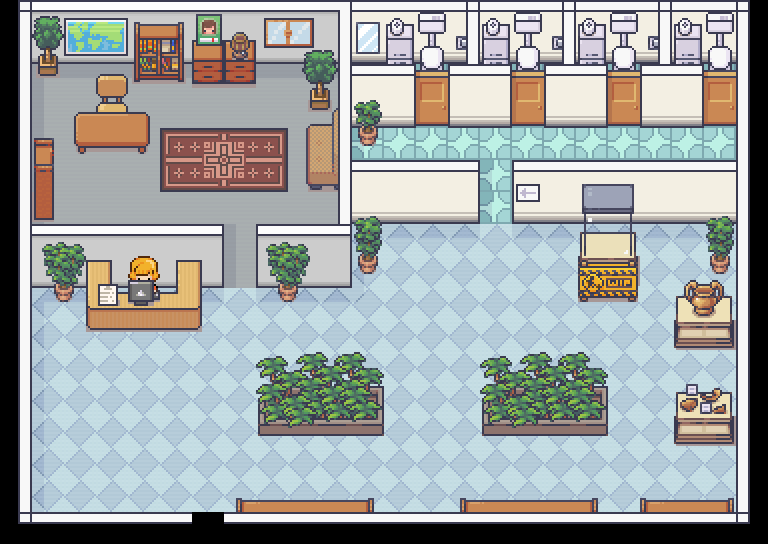

Below is a game level as drawn by its tile map, then a one-line description and the .tmx that defines it (tile-layer data replaced by summaries):
An orthogonal 24x17 tile map with 32x32 px tiles, 5 tile layers (Floor, Walls, Props, Props2, ...), 9 tilesets and 1 object (Player).

<map version="1.8" tiledversion="1.8.4" orientation="orthogonal" renderorder="right-down" width="24" height="17" tilewidth="32" tileheight="32" infinite="0" nextlayerid="7" nextobjectid="3">
 <properties>
  <property name="Player" value="Premade_Character_32x32_14.png" />
 </properties>
 <tileset firstgid="1" name="1_Generic_32x32" tilewidth="32" tileheight="32" tilecount="1248" columns="16">
  <image source="1_Generic_32x32.png" width="512" height="2496" />
 </tileset>
 <tileset firstgid="1249" name="2_LivingRoom_32x32" tilewidth="32" tileheight="32" tilecount="720" columns="16">
  <image source="2_LivingRoom_32x32.png" width="512" height="1440" />
 </tileset>
 <tileset firstgid="1969" name="3_Bathroom_32x32" tilewidth="32" tileheight="32" tilecount="896" columns="16">
  <image source="3_Bathroom_32x32.png" width="512" height="1792" />
 </tileset>
 <tileset firstgid="2865" name="Room_Builder_borders_32x32" tilewidth="32" tileheight="32" tilecount="450" columns="45">
  <image source="Room_Builder_borders_32x32.png" width="1440" height="320" />
 </tileset>
 <tileset firstgid="3315" name="Room_Builder_Walls_32x32" tilewidth="32" tileheight="32" tilecount="1280" columns="32">
  <image source="Room_Builder_Walls_32x32.png" width="1024" height="1280" />
 </tileset>
 <tileset firstgid="4595" name="Room_Builder_Floors_32x32" tilewidth="32" tileheight="32" tilecount="600" columns="15">
  <image source="Room_Builder_Floors_32x32.png" width="480" height="1280" />
 </tileset>
 <tileset firstgid="5195" name="5_Classroom_and_library_32x32" tilewidth="32" tileheight="32" tilecount="544" columns="16">
  <image source="5_Classroom_and_library_32x32.png" width="512" height="1088" />
 </tileset>
 <tileset firstgid="5739" name="13_Conference_Hall_32x32" tilewidth="32" tileheight="32" tilecount="192" columns="16">
  <image source="13_Conference_Hall_32x32.png" width="512" height="384" />
 </tileset>
 <tileset firstgid="5931" name="22_Museum_32x32" tilewidth="32" tileheight="32" tilecount="1952" columns="16">
  <image source="22_Museum_32x32.png" width="512" height="3904" />
 </tileset>
 <layer id="1" name="Floor" width="24" height="17">
  <data>[408 cells, 268 non-empty, 13 distinct tile ids]</data>
 </layer>
 <layer id="2" name="Walls" width="24" height="17">
  <properties>
   <property name="collider" type="bool" value="true" />
  </properties>
  <data>[408 cells, 100 non-empty, 12 distinct tile ids]</data>
 </layer>
 <layer id="4" name="Props" width="24" height="17">
  <properties>
   <property name="collider" type="bool" value="true" />
  </properties>
  <data>[408 cells, 119 non-empty, 76 distinct tile ids]</data>
 </layer>
 <layer id="5" name="Props2" width="24" height="17">
  <properties>
   <property name="collider" type="bool" value="true" />
  </properties>
  <data>[408 cells, 67 non-empty, 59 distinct tile ids]</data>
 </layer>
 <objectgroup id="6" name="LivelloGiocatore">
  <object id="1" name="Player" type="Player" x="190.643" y="445.637" width="32" height="64">
   <properties>
    <property name="NumFrames" value="6" />
    <property name="TextureHeight" value="64" />
    <property name="TextureID" value="Player" />
    <property name="TextureWidth" value="32" />
    <property name="AnimSpeed" value="1" />
   </properties>
  </object>
 </objectgroup>
 <layer id="3" name="Ceiling" width="24" height="17">
  <properties>
   <property name="collider" type="bool" value="true" />
  </properties>
  <data>[408 cells, 68 non-empty, 8 distinct tile ids]</data>
 </layer>
</map>
